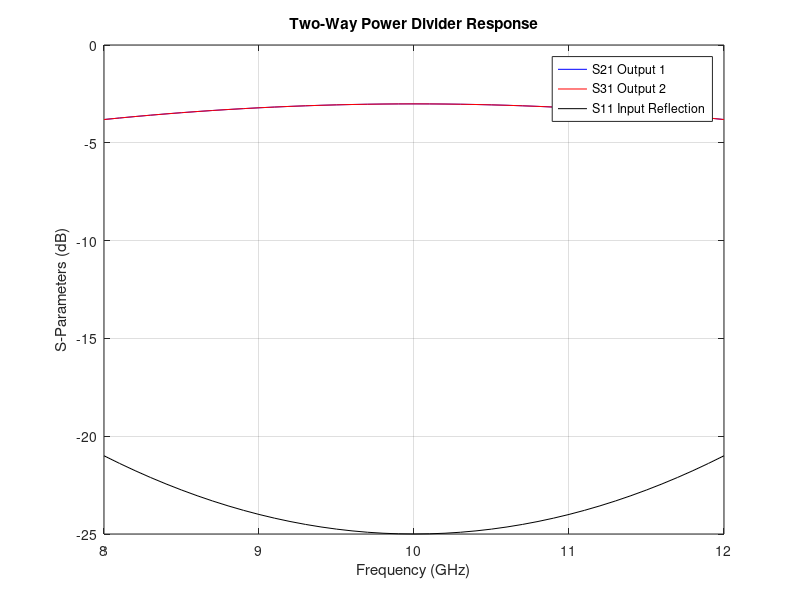

Reproduce this figure in MATLAB.

% Objective 3: Two-Way Power Divider
clc;
clear;
close all;

f = 8:0.1:12;

S11dB = -25 + 1*(f-10).^2;
S21dB = -3.01 - 0.2*(f-10).^2;
S31dB = -3.01 - 0.2*(f-10).^2;
S23dB = -30 + 1*(f-10).^2;

[~,k] = min(abs(f-10));

P2 = 10^(S21dB(k)/10);
P3 = 10^(S31dB(k)/10);
ratio = P2/P3;

figure;
plot(f,S21dB,'b',f,S31dB,'r',f,S11dB,'k');
grid on;
xlabel('Frequency (GHz)');
ylabel('S-Parameters (dB)');
legend('S21 Output 1','S31 Output 2','S11 Input Reflection');
title('Two-Way Power Divider Response');

fprintf('S11 = %.2f dB\n',S11dB(k));
fprintf('Output 1 = %.2f dB\n',S21dB(k));
fprintf('Output 2 = %.2f dB\n',S31dB(k));
fprintf('Output Power Ratio = %.2f : 1\n',ratio);
fprintf('Output Isolation S23 = %.2f dB\n',S23dB(k));
